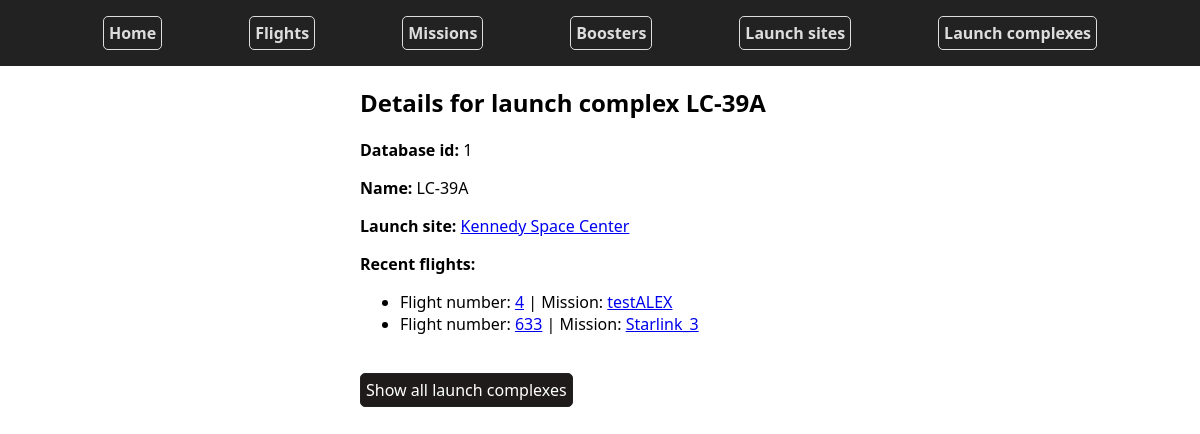
/launchcomplexes/1, run on the app's committed database.
### Falcon9Launches/models.py (models this page shows, shortened)
class LaunchComplex(models.Model):
    name = models.CharField(max_length = 64)
    launch_site = models.ForeignKey(LaunchSite, on_delete=models.Case)
    image = CloudinaryField('image', null = True, blank = True)
    class Meta:
        verbose_name_plural = "Launch complexes"

class LaunchSite(models.Model):
    name = models.CharField(max_length = 64)
    city = models.CharField(max_length = 64)
    state = models.CharField(max_length = 64)

class Flight(models.Model):
    OUTCOMES = (
        ('F', 'Failure'),
        ('S', 'Success'),
        ('C', 'Cancelled'),
    )
    number = models.IntegerField()
    date = models.DateField('date of flight')
    booster = models.ForeignKey(Booster, on_delete=models.CASCADE)
    outcome = models.CharField(max_length=1, choices=OUTCOMES)
    launch_complex = models.ForeignKey(LaunchComplex, on_delete=models.CASCADE)
    mission = models.OneToOneField(Mission, on_delete=models.CASCADE)

class Mission(models.Model):
    name = models.CharField(max_length = 256)
    operator = models.CharField(max_length = 256)
    wikiLink = models.URLField(null = True)

### Falcon9Launches/views.py (the view)
# urls.py: path('launchcomplexes/<int:complex_id>', views.complexDetails, name="complexDetails"),
def complexDetails(req, complex_id):
    print(f'@views.complexDetails. Complex_id:{complex_id}')
    complex = get_object_or_404(LaunchComplex, pk = complex_id)
    context ={ 'complex': complex}
    return render(req, 'Falcon9Launches/launchcomplexDetails.html' , context)

### Falcon9Launches/templates/Falcon9Launches/launchcomplexDetails.html (shortened to what this page needs)
{% extends "Falcon9Launches/layout.html" %}
{% block content%}
    <h2>Details for launch complex {{complex.name}}</h2>
    <div>
        <p><strong>Database id:</strong> {{complex.id}}</p>
        <p><strong>Name:</strong> {{complex.name}}</p>
        <p><strong>Launch site:</strong> <a href="{% url "launchSiteDetails" complex.launch_site.id %}" >{{complex.launch_site.name}} </a></p>
        <p><strong>Recent flights:</strong>
            <ul>
                {% for f in complex.flight_set.all %}
                <li>Flight number: <a href="{% url "flightDetails" f.id %}">{{f.number}}</a> | Mission: <a href="{% url "missionDetails" f.mission.id%}">{{f.mission.name}}</a> </li>
                {% endfor %}
            </ul>
        </p>
        {% if  complex.image%}
        <img src="{{complex.image.url}}" width="400" > </div>
    {% endif %}
    <a class="button cancel" href = "{% url 'launchcomplexes' %}" > Show all launch complexes </a>
{% endblock %}

### Falcon9Launches/static/Falcon9Launches/style.css (style rules this page uses)
body { margin:0; padding:0; font-family: 'Segoe UI', Tahoma, Geneva, Verdana, sans-serif; }
.button { display: inline-block; font-family: inherit; font-size: 1rem; text-decoration: none; padding:5px; border:1px solid #222; border-radius: 5px; padding: 5px; cursor: pointer; margin-bottom: .2rem; }
.button.cancel { background-color: rgb(31, 27, 27); color:white; }

### data on the page
LaunchComplex: name "LC-39A", id "1", launch_site.name "Kennedy Space Center"
Flight: number "4", mission.name "testALEX"
Flight: number "633", mission.name "Starlink_3"
